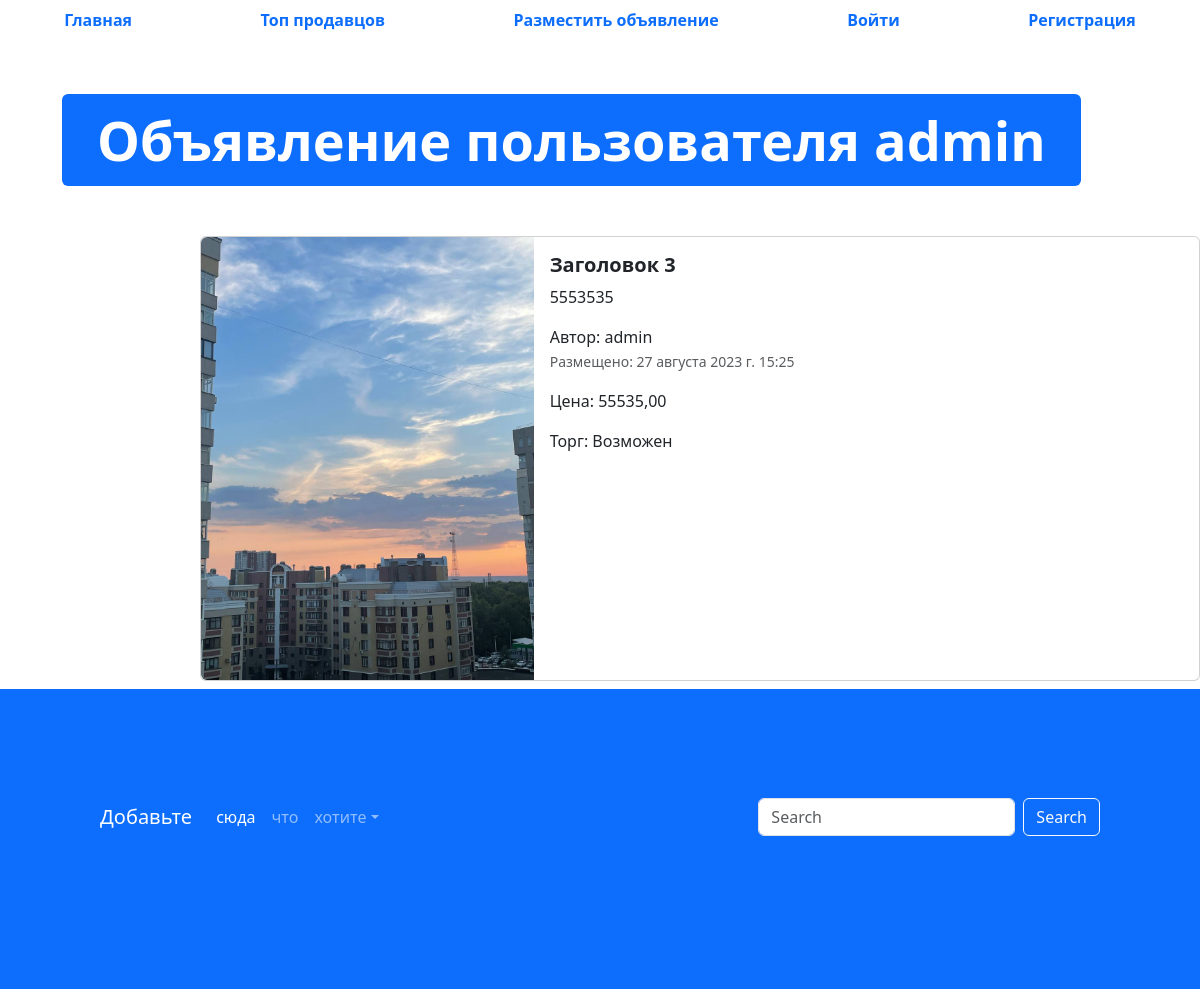
The page /advertisement/17 on the database its author committed.
### app_advertisements/models.py (models this page shows, shortened)
class Advertisement(models.Model):
    title = models.CharField("Заголовок", max_length=128)
    description = models.TextField("Описание")
    price = models.DecimalField("Цена", max_digits=10, decimal_places=2) #IntegerField - целые числа .. DecimalField - плавающиеся
    auction = models.BooleanField("Торг", help_text="Уместен или нет")
    created_at = models.DateTimeField(auto_now_add=True)
    updated_at = models.DateTimeField(auto_now=True)
    user = models.ForeignKey(User, verbose_name="Пользователь", on_delete=models.CASCADE)
    image = models.ImageField("Изображения", upload_to="advertisements/")
    class Meta:
        db_table = 'advertisements'

### app_advertisements/views.py (the view)
# urls.py: path('advertisement/<int:pk>', advertisments_datail, name="adv-detail"),
def advertisments_datail(request, pk):
    advertisement = Advertisement.objects.get(id=pk)
    context = {"adv": advertisement}
    return render(request, 'app_advertisments/advertisement.html', context)

### templates/app_advertisments/advertisement.html (shortened to what this page needs)
{% extends 'base.html' %}
{% load static %}
{% block content %}
  <ul class="nav nav-pills sticky-top bg-white nav-fill">
    <li class="nav-item">
      <a class="nav-link" href={% url 'glav' %}><span style="font-weight: bold;">Главная</span>
    </li>
    <li class="nav-item">
      <a class="nav-link" href={% url 'top_sellers' %}><span style="font-weight: bold;">Топ продавцов</span>
    </li>
    <li class="nav-item">
      <a class="nav-link" href={% url 'advertisement_post' %}><span style="font-weight: bold;">Разместить объявление</span>
    </li>
    {% if user.is_authenticated %}
        <li class="nav-item">
          <a class="nav-link" href={% url 'profile' %}><span style="font-weight: bold;">Профиль</span>
          </a>
        </li>
        <li class="nav-item">
          <a class="nav-link" href={% url 'logout' %}><span style="font-weight: bold;">Выйти</span>
          </a>
        </li>
    {% else %}
        <li class="nav-item">
          <a class="nav-link" href={% url 'login' %}><span style="font-weight: bold;">Войти</span>
        </li>
        <li class="nav-item">
          <a class="nav-link" href={% url 'register' %}><span style="font-weight: bold;">Регистрация</span>
        </li>
    {% endif %}
  </ul>
  <div class="container" style="margin: 50px;">
    <div class="display-2">
      <span class="badge bg-primary">Объявление пользователя {{ adv.user }}</span>
    </div>
  </div>
  <div class="col offset-2">
    <div class="card mb-2" style="max-width: 1200px; margin-top: 20px;">
      <div class="row g-0">
        <div class="col-md-4">
          <a href="#" class="nav-link">
            <img src={% if adv.image %} {{ adv.image.url }} {% else %} {% static "img/adv.png" %} {% endif %} class="img-fluid rounded-start" alt="Card title">
          </a>
        </div>
        <div class="col">
          <div class="card-body">
            <h5 class="card-title">
              <a href="#" class="nav-link"><strong>{{ adv.title }}</strong></a>
            </h5>
            <p class="card-text">
              {{ adv.description }}
            </p>
            <span>Автор: {{adv.user}}</span>
            <p class="card-text"><small class="text-muted">Размещено: {{adv.created_at}}</small></p>
            <span>Цена: {{ adv.price }}</span> </p>
            <span>Торг:  {% if adv.auction %} Возможен {% else %} Неприемлем {% endif %}</span>
          </div>
        </div>
      </div>
    </div>
  </div>
  <footer style="padding: 100px; min-height: 300px;" class="bg-primary">
    <nav class="navbar navbar-expand-sm navbar-dark">
      <a class="navbar-brand" href="#">Добавьте</a>
      <div class="collapse navbar-collapse" id="collapsibleNavId">
        <ul class="navbar-nav me-auto mt-2 mt-lg-0">
          <li class="nav-item">
            <a class="nav-link active" href="#" aria-current="page">сюда</a>
          </li>
          <li class="nav-item">
            <a class="nav-link" href="#">что</a>
          </li>
          <li class="nav-item dropdown">
            <a class="nav-link dropdown-toggle" href="#" id="dropdownId" data-bs-toggle="dropdown" aria-haspopup="true"
              aria-expanded="false">хотите</a>
          </li>
        </ul>
        <form class="d-flex my-2 my-lg-0">
          <input class="form-control me-sm-2" type="text" placeholder="Search">
          <button class="btn btn-outline-light my-2 my-sm-0" type="submit">Search</button>
        </form>
      </div>
    </nav>
  </footer>
  {% endblock %}

### rows shown on the page
Advertisement: user "admin", image (picture), title "Заголовок 3", description "5553535", created_at "27 августа 2023 г. 15:25", price "55535,00"
